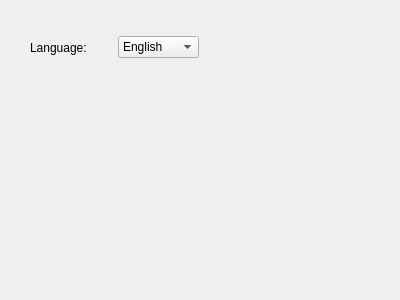
<?xml version="1.0" encoding="UTF-8"?>
<ui version="4.0">
 <class>SystemSettingsForm</class>
 <widget class="QWidget" name="SystemSettingsForm">
  <property name="geometry">
   <rect>
    <x>0</x>
    <y>0</y>
    <width>400</width>
    <height>300</height>
   </rect>
  </property>
  <property name="windowTitle">
   <string>Form</string>
  </property>
  <widget class="QLabel" name="label">
   <property name="geometry">
    <rect>
     <x>30</x>
     <y>40</y>
     <width>61</width>
     <height>16</height>
    </rect>
   </property>
   <property name="text">
    <string>Language:</string>
   </property>
  </widget>
  <widget class="QComboBox" name="cbLanguages">
   <property name="geometry">
    <rect>
     <x>118</x>
     <y>36</y>
     <width>81</width>
     <height>22</height>
    </rect>
   </property>
   <item>
    <property name="text">
     <string>English</string>
    </property>
   </item>
   <item>
    <property name="text">
     <string>Chinese</string>
    </property>
   </item>
  </widget>
 </widget>
 <resources/>
 <connections/>
</ui>
